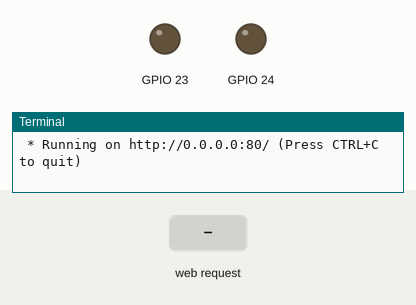
The program below on a simulated Raspberry Pi (BCM pin numbers). On the bench: output pins drawn as LEDs (lit = HIGH), the last lines printed to the terminal. The test bench sets the inputs (shaded band). The clock reads 2024-03-15 10:24:30 at power-on unless the program sets it.

Above: at 1.2 s.
1.3 s: HTTP request for /23/on received
At 2.5 s:
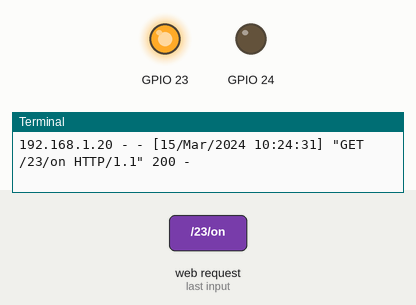
2.8 s: HTTP request for /24/on received
At 3.8 s:
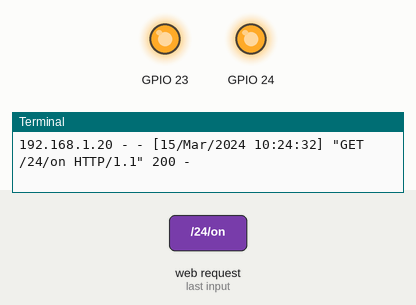
4.3 s: HTTP request for /23/off received
At 4.9 s:
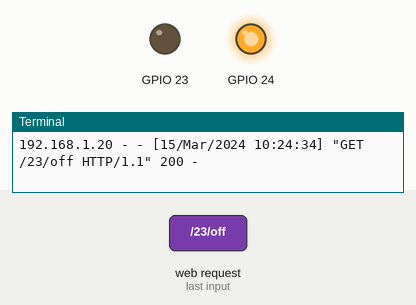
5.8 s: HTTP request for /24/off received
At 7.3 s:
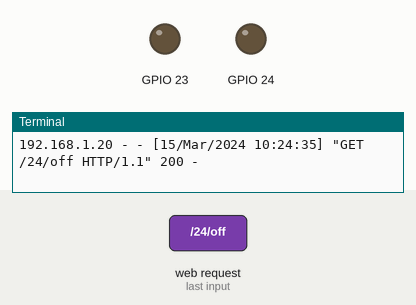
Timing chart, 0 to 8.3 s (numbered marks = the images above; inputs shaded):
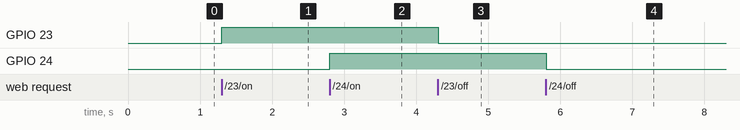

The program:

app.py
```python
import RPi.GPIO as GPIO
from flask import Flask, render_template, request
app = Flask(__name__)

GPIO.setmode(GPIO.BCM)

# Create a dictionary called pins to store the pin number, name, and pin state:
pins = {
   23 : {'name' : 'GPIO 23', 'state' : GPIO.LOW},
   24 : {'name' : 'GPIO 24', 'state' : GPIO.LOW}
   }

# Set each pin as an output and make it low:
for pin in pins:
   GPIO.setup(pin, GPIO.OUT)
   GPIO.output(pin, GPIO.LOW)

@app.route("/")
def main():
   # For each pin, read the pin state and store it in the pins dictionary:
   for pin in pins:
      pins[pin]['state'] = GPIO.input(pin)
   # Put the pin dictionary into the template data dictionary:
   templateData = {
      'pins' : pins
      }
   # Pass the template data into the template main.html and return it to the user
   return render_template('main.html', **templateData)

# The function below is executed when someone requests a URL with the pin number and action in it:
@app.route("/<changePin>/<action>")
def action(changePin, action):
   # Convert the pin from the URL into an integer:
   changePin = int(changePin)
   # Get the device name for the pin being changed:
   deviceName = pins[changePin]['name']
   # If the action part of the URL is "on," execute the code indented below:
   if action == "on":
      # Set the pin high:
      GPIO.output(changePin, GPIO.HIGH)
      # Save the status message to be passed into the template:
      message = "Turned " + deviceName + " on."
   if action == "off":
      GPIO.output(changePin, GPIO.LOW)
      message = "Turned " + deviceName + " off."

   # For each pin, read the pin state and store it in the pins dictionary:
   for pin in pins:
      pins[pin]['state'] = GPIO.input(pin)

   # Along with the pin dictionary, put the message into the template data dictionary:
   templateData = {
      'pins' : pins
   }

   return render_template('main.html', **templateData)

if __name__ == "__main__":
   app.run(host='0.0.0.0', port=80, debug=True)
```

Measured:
- after the input at 1.3 s, GPIO 23: LOW → HIGH at once
- after the input at 2.8 s, GPIO 24: LOW → HIGH at once
- after the input at 4.3 s, GPIO 23: HIGH → LOW at once
- after the input at 5.8 s, GPIO 24: HIGH → LOW at once
